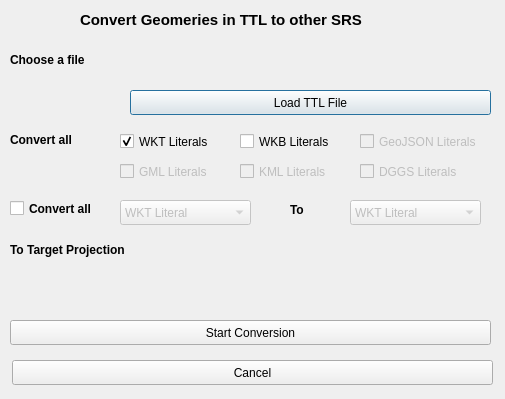
<?xml version="1.0" encoding="UTF-8"?>
<ui version="4.0">
 <class>Dialog</class>
 <widget class="QDialog" name="Dialog">
  <property name="geometry">
   <rect>
    <x>0</x>
    <y>0</y>
    <width>505</width>
    <height>399</height>
   </rect>
  </property>
  <property name="windowTitle">
   <string>Dialog</string>
  </property>
  <widget class="QLabel" name="convertSRSLabel">
   <property name="geometry">
    <rect>
     <x>80</x>
     <y>10</y>
     <width>351</width>
     <height>20</height>
    </rect>
   </property>
   <property name="font">
    <font>
     <pointsize>11</pointsize>
     <weight>75</weight>
     <bold>true</bold>
    </font>
   </property>
   <property name="text">
    <string>Convert Geomeries in TTL to other SRS</string>
   </property>
  </widget>
  <widget class="QgsProjectionSelectionWidget" name="projectionSelect">
   <property name="geometry">
    <rect>
     <x>10</x>
     <y>280</y>
     <width>481</width>
     <height>27</height>
    </rect>
   </property>
  </widget>
  <widget class="QPushButton" name="loadFromFileButton">
   <property name="geometry">
    <rect>
     <x>130</x>
     <y>90</y>
     <width>361</width>
     <height>25</height>
    </rect>
   </property>
   <property name="text">
    <string>Load TTL File</string>
   </property>
  </widget>
  <widget class="QPushButton" name="cancelButton">
   <property name="geometry">
    <rect>
     <x>12</x>
     <y>360</y>
     <width>481</width>
     <height>25</height>
    </rect>
   </property>
   <property name="text">
    <string>Cancel</string>
   </property>
  </widget>
  <widget class="QLabel" name="fileLoadedLabel">
   <property name="geometry">
    <rect>
     <x>140</x>
     <y>60</y>
     <width>62</width>
     <height>17</height>
    </rect>
   </property>
   <property name="text">
    <string/>
   </property>
  </widget>
  <widget class="QPushButton" name="startConversionButton">
   <property name="geometry">
    <rect>
     <x>10</x>
     <y>320</y>
     <width>481</width>
     <height>25</height>
    </rect>
   </property>
   <property name="text">
    <string>Start Conversion</string>
   </property>
  </widget>
  <widget class="QLabel" name="chosenFileLabel">
   <property name="geometry">
    <rect>
     <x>140</x>
     <y>50</y>
     <width>351</width>
     <height>20</height>
    </rect>
   </property>
   <property name="text">
    <string/>
   </property>
  </widget>
  <widget class="QLabel" name="convertLiteralSelectionLabel">
   <property name="geometry">
    <rect>
     <x>10</x>
     <y>130</y>
     <width>81</width>
     <height>20</height>
    </rect>
   </property>
   <property name="font">
    <font>
     <weight>75</weight>
     <bold>true</bold>
    </font>
   </property>
   <property name="text">
    <string>Convert all</string>
   </property>
  </widget>
  <widget class="QCheckBox" name="wktLiteralCheckBox">
   <property name="geometry">
    <rect>
     <x>120</x>
     <y>130</y>
     <width>111</width>
     <height>23</height>
    </rect>
   </property>
   <property name="text">
    <string>WKT Literals</string>
   </property>
   <property name="checked">
    <bool>true</bool>
   </property>
  </widget>
  <widget class="QCheckBox" name="gmlLiteralCheckBox">
   <property name="enabled">
    <bool>false</bool>
   </property>
   <property name="geometry">
    <rect>
     <x>120</x>
     <y>160</y>
     <width>111</width>
     <height>23</height>
    </rect>
   </property>
   <property name="text">
    <string>GML Literals</string>
   </property>
  </widget>
  <widget class="QCheckBox" name="wkbLiteralCheckBox">
   <property name="geometry">
    <rect>
     <x>240</x>
     <y>130</y>
     <width>111</width>
     <height>23</height>
    </rect>
   </property>
   <property name="text">
    <string>WKB Literals</string>
   </property>
  </widget>
  <widget class="QLabel" name="toTargetProjectionLabel">
   <property name="geometry">
    <rect>
     <x>10</x>
     <y>240</y>
     <width>161</width>
     <height>20</height>
    </rect>
   </property>
   <property name="font">
    <font>
     <weight>75</weight>
     <bold>true</bold>
    </font>
   </property>
   <property name="text">
    <string>To Target Projection</string>
   </property>
  </widget>
  <widget class="QCheckBox" name="kmlLiteralCheckBox">
   <property name="enabled">
    <bool>false</bool>
   </property>
   <property name="geometry">
    <rect>
     <x>240</x>
     <y>160</y>
     <width>111</width>
     <height>23</height>
    </rect>
   </property>
   <property name="text">
    <string>KML Literals</string>
   </property>
  </widget>
  <widget class="QCheckBox" name="geojsonLiteralCheckBox">
   <property name="enabled">
    <bool>false</bool>
   </property>
   <property name="geometry">
    <rect>
     <x>360</x>
     <y>130</y>
     <width>131</width>
     <height>23</height>
    </rect>
   </property>
   <property name="text">
    <string>GeoJSON Literals</string>
   </property>
  </widget>
  <widget class="QCheckBox" name="dggsLiteralCheckBox">
   <property name="enabled">
    <bool>false</bool>
   </property>
   <property name="geometry">
    <rect>
     <x>360</x>
     <y>160</y>
     <width>121</width>
     <height>23</height>
    </rect>
   </property>
   <property name="text">
    <string>DGGS Literals</string>
   </property>
  </widget>
  <widget class="QLabel" name="chooseFileLabel">
   <property name="geometry">
    <rect>
     <x>10</x>
     <y>50</y>
     <width>101</width>
     <height>20</height>
    </rect>
   </property>
   <property name="font">
    <font>
     <weight>75</weight>
     <bold>true</bold>
    </font>
   </property>
   <property name="text">
    <string>Choose a file</string>
   </property>
  </widget>
  <widget class="QComboBox" name="convertFromComboBox">
   <property name="enabled">
    <bool>false</bool>
   </property>
   <property name="geometry">
    <rect>
     <x>120</x>
     <y>200</y>
     <width>131</width>
     <height>25</height>
    </rect>
   </property>
   <item>
    <property name="text">
     <string>WKT Literal</string>
    </property>
   </item>
   <item>
    <property name="text">
     <string>WKB Literal</string>
    </property>
   </item>
   <item>
    <property name="text">
     <string>KML Literal</string>
    </property>
   </item>
   <item>
    <property name="text">
     <string>GML Literal</string>
    </property>
   </item>
   <item>
    <property name="text">
     <string>GeoJSON Literal</string>
    </property>
   </item>
   <item>
    <property name="text">
     <string>DGGS Literal</string>
    </property>
   </item>
  </widget>
  <widget class="QComboBox" name="convertToComboBox">
   <property name="enabled">
    <bool>false</bool>
   </property>
   <property name="geometry">
    <rect>
     <x>350</x>
     <y>200</y>
     <width>131</width>
     <height>25</height>
    </rect>
   </property>
   <item>
    <property name="text">
     <string>WKT Literal</string>
    </property>
   </item>
   <item>
    <property name="text">
     <string>WKB Literal</string>
    </property>
   </item>
   <item>
    <property name="text">
     <string>KML Literal</string>
    </property>
   </item>
   <item>
    <property name="text">
     <string>GML Literal</string>
    </property>
   </item>
   <item>
    <property name="text">
     <string>GeoJSON Literal</string>
    </property>
   </item>
   <item>
    <property name="text">
     <string>DGGS Literal</string>
    </property>
   </item>
  </widget>
  <widget class="QLabel" name="label_5">
   <property name="geometry">
    <rect>
     <x>290</x>
     <y>200</y>
     <width>41</width>
     <height>20</height>
    </rect>
   </property>
   <property name="font">
    <font>
     <weight>75</weight>
     <bold>true</bold>
    </font>
   </property>
   <property name="text">
    <string>To</string>
   </property>
  </widget>
  <widget class="QCheckBox" name="convertAllCheckBox">
   <property name="geometry">
    <rect>
     <x>10</x>
     <y>200</y>
     <width>101</width>
     <height>17</height>
    </rect>
   </property>
   <property name="font">
    <font>
     <weight>75</weight>
     <bold>true</bold>
    </font>
   </property>
   <property name="text">
    <string>Convert all</string>
   </property>
  </widget>
 </widget>
 <customwidgets>
  <customwidget>
   <class>QgsProjectionSelectionWidget</class>
   <extends>QWidget</extends>
   <header>qgsprojectionselectionwidget.h</header>
  </customwidget>
 </customwidgets>
 <resources/>
 <connections/>
</ui>
